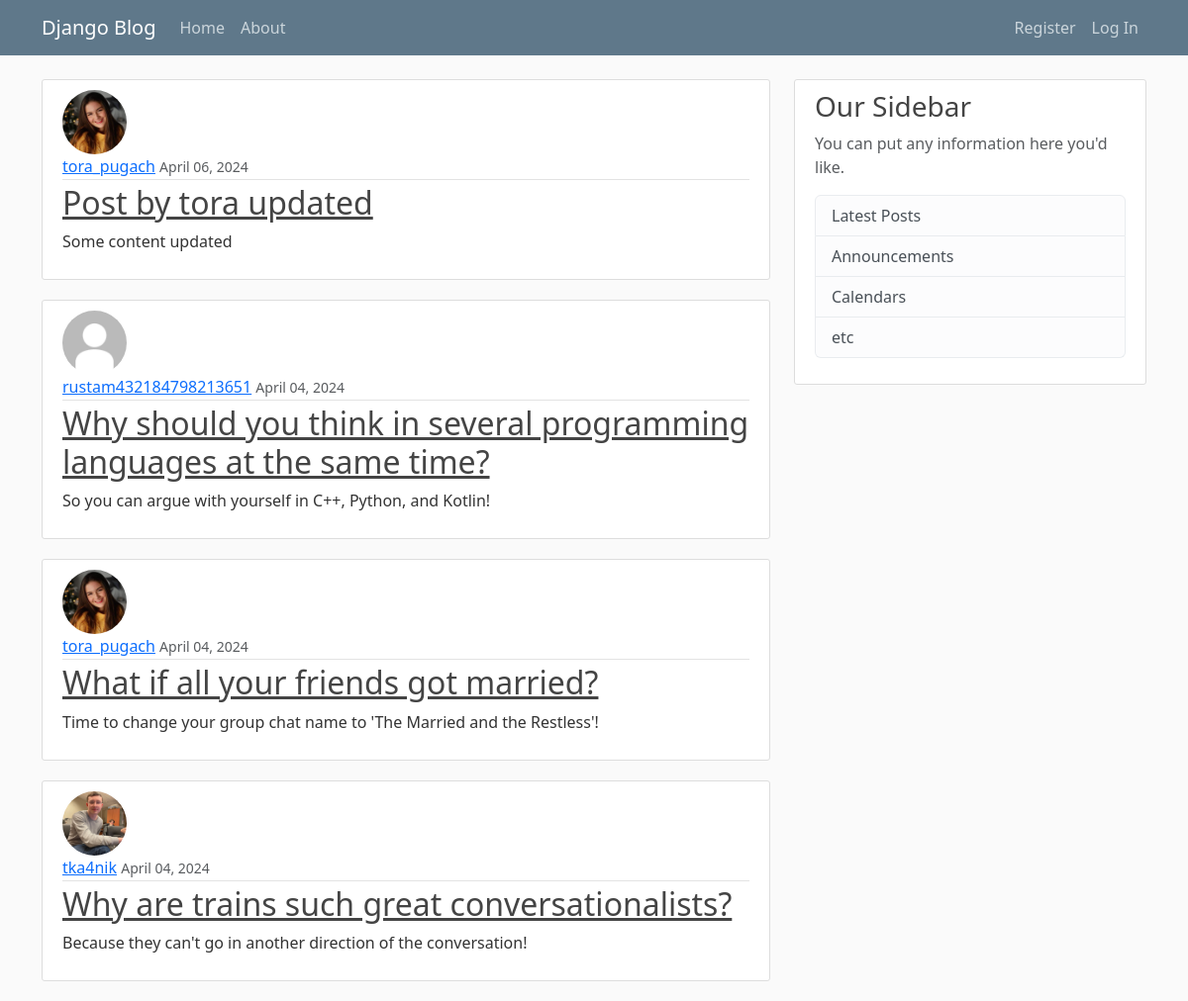
The app's page /, older data.
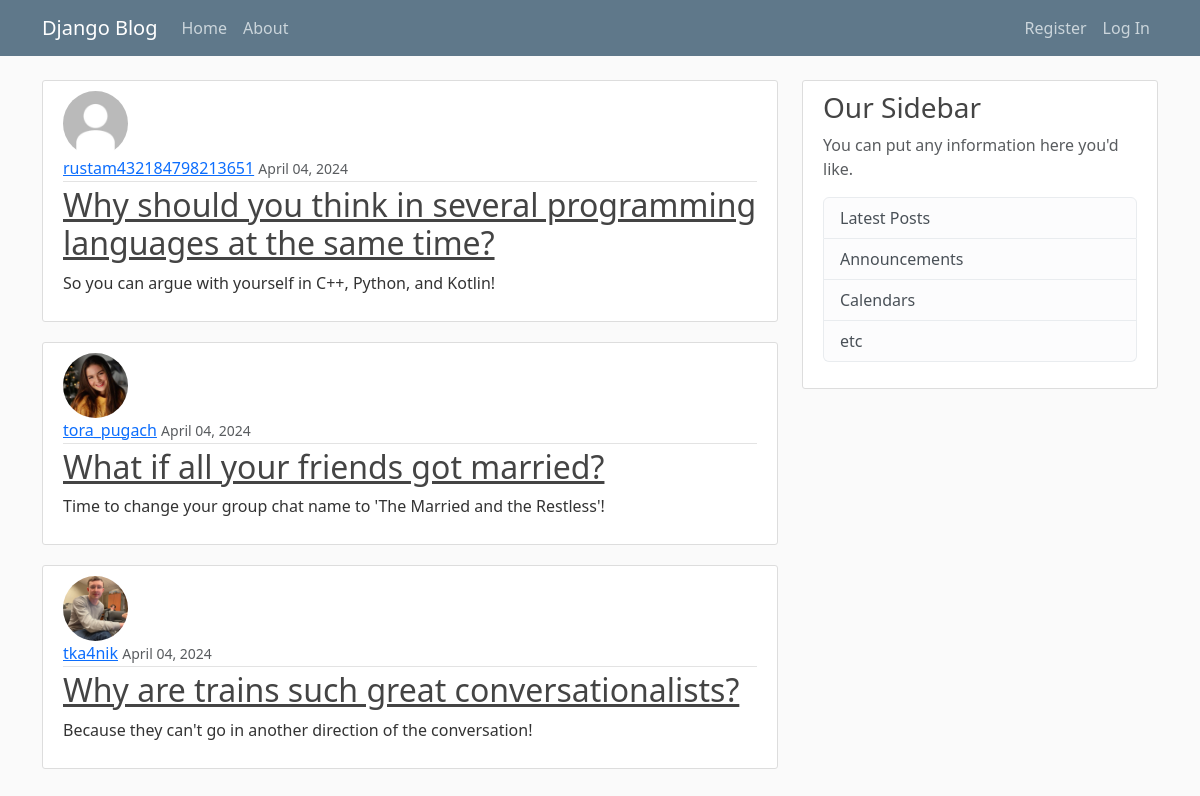
The same page, newer data.
### blog/models.py (models this page shows, shortened)
class Post(models.Model):
    title = models.CharField(max_length=100)
    content = models.TextField()
    date_posted = models.DateTimeField(default=timezone.now)
    author = models.ForeignKey(User, on_delete=models.CASCADE)  # другая БД с которой мы связываемся

### users/models.py (models this page shows, shortened)
class Profile(models.Model):
    user = models.OneToOneField(User, on_delete=models.CASCADE)
    image = models.ImageField(default='default.jpg', upload_to='profiles_pics')

### blog/views.py (the view)
# urls.py: path('', PostListView.as_view(), name='blog-home'),
class PostListView(ListView):
    model = Post
    template_name = 'blog/home.html'
    context_object_name = 'posts'
    ordering = ['-date_posted']

### blog/templates/blog/home.html
{% extends "blog/base.html" %}
{% block content %}
{% for post in posts %}
<article class="media content-section">
    <img class='rounded-circle article-img' src="{{ post.author.profile.image.url }}">
    <div class="media-body">
        <div class="article-metadata">
            <a class="mr-2" href="#">{{ post.author }}</a>
            <small class="text-muted">{{ post.date_posted|date:"F d, Y" }}</small>
        </div>
        <h2><a class="article-title" href="{% url 'post-detail' post.id %}">{{ post.title }}</a></h2>
        <p class="article-content">{{ post.content }}</p>
    </div>
</article>
{% endfor %}
{% endblock content %}

Row changes from the older to the newer data that the page shows:
removed Post: author.profile.image (picture), author "tora_pugach", date_posted "April 06, 2024", title "Post by tora updated", content "Some content updated"
